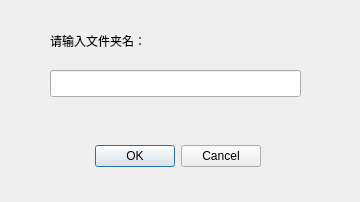
<?xml version="1.0" encoding="UTF-8"?>
<ui version="4.0">
 <class>Dialog</class>
 <widget class="QDialog" name="Dialog">
  <property name="geometry">
   <rect>
    <x>0</x>
    <y>0</y>
    <width>360</width>
    <height>202</height>
   </rect>
  </property>
  <property name="windowTitle">
   <string>Dialog</string>
  </property>
  <widget class="QDialogButtonBox" name="buttonBox">
   <property name="geometry">
    <rect>
     <x>90</x>
     <y>140</y>
     <width>171</width>
     <height>32</height>
    </rect>
   </property>
   <property name="orientation">
    <enum>Qt::Horizontal</enum>
   </property>
   <property name="standardButtons">
    <set>QDialogButtonBox::Cancel|QDialogButtonBox::Ok</set>
   </property>
  </widget>
  <widget class="QLineEdit" name="lineEdit">
   <property name="geometry">
    <rect>
     <x>50</x>
     <y>70</y>
     <width>251</width>
     <height>27</height>
    </rect>
   </property>
  </widget>
  <widget class="QLabel" name="label">
   <property name="geometry">
    <rect>
     <x>50</x>
     <y>30</y>
     <width>171</width>
     <height>21</height>
    </rect>
   </property>
   <property name="text">
    <string>请输入文件夹名：</string>
   </property>
  </widget>
 </widget>
 <resources/>
 <connections>
  <connection>
   <sender>buttonBox</sender>
   <signal>accepted()</signal>
   <receiver>Dialog</receiver>
   <slot>accept()</slot>
   <hints>
    <hint type="sourcelabel">
     <x>240</x>
     <y>154</y>
    </hint>
    <hint type="destinationlabel">
     <x>157</x>
     <y>197</y>
    </hint>
   </hints>
  </connection>
  <connection>
   <sender>buttonBox</sender>
   <signal>rejected()</signal>
   <receiver>Dialog</receiver>
   <slot>reject()</slot>
   <hints>
    <hint type="sourcelabel">
     <x>240</x>
     <y>160</y>
    </hint>
    <hint type="destinationlabel">
     <x>286</x>
     <y>197</y>
    </hint>
   </hints>
  </connection>
 </connections>
</ui>
